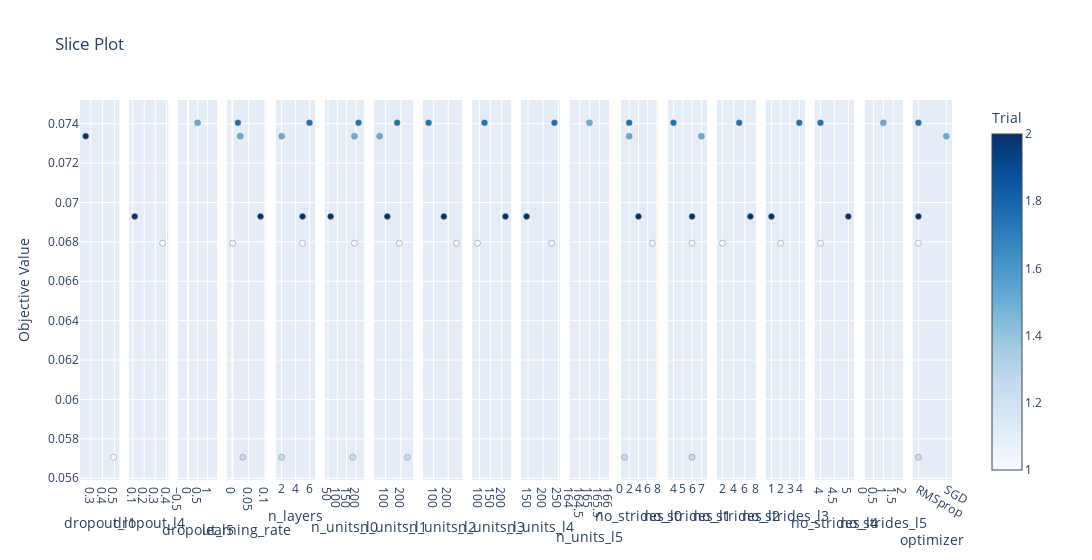

The notebook cell this image was saved under:
### Code cell
optuna.visualization.plot_slice(study)

### Figure 1 — Plotly figure (JSON) as saved in the notebook; plotly's stock layout.template omitted (floating-point values rounded to 4 significant figures)
{"data": [{"marker": {"color": [1, 2], "colorbar": {"title": {"text": "Trial"}, "x": 1, "xpad": 40}, "colorscale": [[0, "rgb(247,251,255)"], [0.125, "rgb(222,235,247)"], [0.25, "rgb(198,219,239)"], [0.375, "rgb(158,202,225)"], [0.5, "rgb(107,174,214)"], [0.625, "rgb(66,146,198)"], [0.75, "rgb(33,113,181)"], [0.875, "rgb(8,81,156)"], [1, "rgb(8,48,107)"]], "line": {"color": "Grey", "width": 0.5}, "showscale": true}, "mode": "markers", "showlegend": false, "type": "scatter", "x": [0.4933, 0.257], "xaxis": "x", "y": [0.05707, 0.07337], "yaxis": "y"}, {"marker": {"color": [0, 4], "colorbar": {"title": {"text": "Trial"}, "x": 1, "xpad": 40}, "colorscale": [[0, "rgb(247,251,255)"], [0.125, "rgb(222,235,247)"], [0.25, "rgb(198,219,239)"], [0.375, "rgb(158,202,225)"], [0.5, "rgb(107,174,214)"], [0.625, "rgb(66,146,198)"], [0.75, "rgb(33,113,181)"], [0.875, "rgb(8,81,156)"], [1, "rgb(8,48,107)"]], "line": {"color": "Grey", "width": 0.5}, "showscale": false}, "mode": "markers", "showlegend": false, "type": "scatter", "x": [0.3645, 0.116], "xaxis": "x2", "y": [0.06793, 0.06929], "yaxis": "y2"}, {"marker": {"color": [3], "colorbar": {"title": {"text": "Trial"}, "x": 1, "xpad": 40}, "colorscale": [[0, "rgb(247,251,255)"], [0.125, "rgb(222,235,247)"], [0.25, "rgb(198,219,239)"], [0.375, "rgb(158,202,225)"], [0.5, "rgb(107,174,214)"], [0.625, "rgb(66,146,198)"], [0.75, "rgb(33,113,181)"], [0.875, "rgb(8,81,156)"], [1, "rgb(8,48,107)"]], "line": {"color": "Grey", "width": 0.5}, "showscale": false}, "mode": "markers", "showlegend": false, "type": "scatter", "x": [0.4937], "xaxis": "x3", "y": [0.07405], "yaxis": "y3"}, {"marker": {"color": [0, 1, 2, 3, 4], "colorbar": {"title": {"text": "Trial"}, "x": 1, "xpad": 40}, "colorscale": [[0, "rgb(247,251,255)"], [0.125, "rgb(222,235,247)"], [0.25, "rgb(198,219,239)"], [0.375, "rgb(158,202,225)"], [0.5, "rgb(107,174,214)"], [0.625, "rgb(66,146,198)"], [0.75, "rgb(33,113,181)"], [0.875, "rgb(8,81,156)"], [1, "rgb(8,48,107)"]], "line": {"color": "Grey", "width": 0.5}, "showscale": false}, "mode": "markers", "showlegend": false, "type": "scatter", "x": [0.0008689, 0.03222, 0.02389, 0.01702, 0.08636], "xaxis": "x4", "y": [0.06793, 0.05707, 0.07337, 0.07405, 0.06929], "yaxis": "y4"}, {"marker": {"color": [0, 1, 2, 3, 4], "colorbar": {"title": {"text": "Trial"}, "x": 1, "xpad": 40}, "colorscale": [[0, "rgb(247,251,255)"], [0.125, "rgb(222,235,247)"], [0.25, "rgb(198,219,239)"], [0.375, "rgb(158,202,225)"], [0.5, "rgb(107,174,214)"], [0.625, "rgb(66,146,198)"], [0.75, "rgb(33,113,181)"], [0.875, "rgb(8,81,156)"], [1, "rgb(8,48,107)"]], "line": {"color": "Grey", "width": 0.5}, "showscale": false}, "mode": "markers", "showlegend": false, "type": "scatter", "x": [5, 2, 2, 6, 5], "xaxis": "x5", "y": [0.06793, 0.05707, 0.07337, 0.07405, 0.06929], "yaxis": "y5"}, {"marker": {"color": [0, 1, 2, 3, 4], "colorbar": {"title": {"text": "Trial"}, "x": 1, "xpad": 40}, "colorscale": [[0, "rgb(247,251,255)"], [0.125, "rgb(222,235,247)"], [0.25, "rgb(198,219,239)"], [0.375, "rgb(158,202,225)"], [0.5, "rgb(107,174,214)"], [0.625, "rgb(66,146,198)"], [0.75, "rgb(33,113,181)"], [0.875, "rgb(8,81,156)"], [1, "rgb(8,48,107)"]], "line": {"color": "Grey", "width": 0.5}, "showscale": false}, "mode": "markers", "showlegend": false, "type": "scatter", "x": [192, 183, 192, 214, 64], "xaxis": "x6", "y": [0.06793, 0.05707, 0.07337, 0.07405, 0.06929], "yaxis": "y6"}, {"marker": {"color": [0, 1, 2, 3, 4], "colorbar": {"title": {"text": "Trial"}, "x": 1, "xpad": 40}, "colorscale": [[0, "rgb(247,251,255)"], [0.125, "rgb(222,235,247)"], [0.25, "rgb(198,219,239)"], [0.375, "rgb(158,202,225)"], [0.5, "rgb(107,174,214)"], [0.625, "rgb(66,146,198)"], [0.75, "rgb(33,113,181)"], [0.875, "rgb(8,81,156)"], [1, "rgb(8,48,107)"]], "line": {"color": "Grey", "width": 0.5}, "showscale": false}, "mode": "markers", "showlegend": false, "type": "scatter", "x": [190, 243, 62, 176, 112], "xaxis": "x7", "y": [0.06793, 0.05707, 0.07337, 0.07405, 0.06929], "yaxis": "y7"}, {"marker": {"color": [0, 3, 4], "colorbar": {"title": {"text": "Trial"}, "x": 1, "xpad": 40}, "colorscale": [[0, "rgb(247,251,255)"], [0.125, "rgb(222,235,247)"], [0.25, "rgb(198,219,239)"], [0.375, "rgb(158,202,225)"], [0.5, "rgb(107,174,214)"], [0.625, "rgb(66,146,198)"], [0.75, "rgb(33,113,181)"], [0.875, "rgb(8,81,156)"], [1, "rgb(8,48,107)"]], "line": {"color": "Grey", "width": 0.5}, "showscale": false}, "mode": "markers", "showlegend": false, "type": "scatter", "x": [256, 66, 170], "xaxis": "x8", "y": [0.06793, 0.07405, 0.06929], "yaxis": "y8"}, {"marker": {"color": [0, 3, 4], "colorbar": {"title": {"text": "Trial"}, "x": 1, "xpad": 40}, "colorscale": [[0, "rgb(247,251,255)"], [0.125, "rgb(222,235,247)"], [0.25, "rgb(198,219,239)"], [0.375, "rgb(158,202,225)"], [0.5, "rgb(107,174,214)"], [0.625, "rgb(66,146,198)"], [0.75, "rgb(33,113,181)"], [0.875, "rgb(8,81,156)"], [1, "rgb(8,48,107)"]], "line": {"color": "Grey", "width": 0.5}, "showscale": false}, "mode": "markers", "showlegend": false, "type": "scatter", "x": [92, 123, 217], "xaxis": "x9", "y": [0.06793, 0.07405, 0.06929], "yaxis": "y9"}, {"marker": {"color": [0, 3, 4], "colorbar": {"title": {"text": "Trial"}, "x": 1, "xpad": 40}, "colorscale": [[0, "rgb(247,251,255)"], [0.125, "rgb(222,235,247)"], [0.25, "rgb(198,219,239)"], [0.375, "rgb(158,202,225)"], [0.5, "rgb(107,174,214)"], [0.625, "rgb(66,146,198)"], [0.75, "rgb(33,113,181)"], [0.875, "rgb(8,81,156)"], [1, "rgb(8,48,107)"]], "line": {"color": "Grey", "width": 0.5}, "showscale": false}, "mode": "markers", "showlegend": false, "type": "scatter", "x": [228, 237, 145], "xaxis": "x10", "y": [0.06793, 0.07405, 0.06929], "yaxis": "y10"}, {"marker": {"color": [3], "colorbar": {"title": {"text": "Trial"}, "x": 1, "xpad": 40}, "colorscale": [[0, "rgb(247,251,255)"], [0.125, "rgb(222,235,247)"], [0.25, "rgb(198,219,239)"], [0.375, "rgb(158,202,225)"], [0.5, "rgb(107,174,214)"], [0.625, "rgb(66,146,198)"], [0.75, "rgb(33,113,181)"], [0.875, "rgb(8,81,156)"], [1, "rgb(8,48,107)"]], "line": {"color": "Grey", "width": 0.5}, "showscale": false}, "mode": "markers", "showlegend": false, "type": "scatter", "x": [165], "xaxis": "x11", "y": [0.07405], "yaxis": "y11"}, {"marker": {"color": [0, 1, 2, 3, 4], "colorbar": {"title": {"text": "Trial"}, "x": 1, "xpad": 40}, "colorscale": [[0, "rgb(247,251,255)"], [0.125, "rgb(222,235,247)"], [0.25, "rgb(198,219,239)"], [0.375, "rgb(158,202,225)"], [0.5, "rgb(107,174,214)"], [0.625, "rgb(66,146,198)"], [0.75, "rgb(33,113,181)"], [0.875, "rgb(8,81,156)"], [1, "rgb(8,48,107)"]], "line": {"color": "Grey", "width": 0.5}, "showscale": false}, "mode": "markers", "showlegend": false, "type": "scatter", "x": [7, 1, 2, 2, 4], "xaxis": "x12", "y": [0.06793, 0.05707, 0.07337, 0.07405, 0.06929], "yaxis": "y12"}, {"marker": {"color": [0, 1, 2, 3, 4], "colorbar": {"title": {"text": "Trial"}, "x": 1, "xpad": 40}, "colorscale": [[0, "rgb(247,251,255)"], [0.125, "rgb(222,235,247)"], [0.25, "rgb(198,219,239)"], [0.375, "rgb(158,202,225)"], [0.5, "rgb(107,174,214)"], [0.625, "rgb(66,146,198)"], [0.75, "rgb(33,113,181)"], [0.875, "rgb(8,81,156)"], [1, "rgb(8,48,107)"]], "line": {"color": "Grey", "width": 0.5}, "showscale": false}, "mode": "markers", "showlegend": false, "type": "scatter", "x": [6, 6, 7, 4, 6], "xaxis": "x13", "y": [0.06793, 0.05707, 0.07337, 0.07405, 0.06929], "yaxis": "y13"}, {"marker": {"color": [0, 3, 4], "colorbar": {"title": {"text": "Trial"}, "x": 1, "xpad": 40}, "colorscale": [[0, "rgb(247,251,255)"], [0.125, "rgb(222,235,247)"], [0.25, "rgb(198,219,239)"], [0.375, "rgb(158,202,225)"], [0.5, "rgb(107,174,214)"], [0.625, "rgb(66,146,198)"], [0.75, "rgb(33,113,181)"], [0.875, "rgb(8,81,156)"], [1, "rgb(8,48,107)"]], "line": {"color": "Grey", "width": 0.5}, "showscale": false}, "mode": "markers", "showlegend": false, "type": "scatter", "x": [2, 5, 7], "xaxis": "x14", "y": [0.06793, 0.07405, 0.06929], "yaxis": "y14"}, {"marker": {"color": [0, 3, 4], "colorbar": {"title": {"text": "Trial"}, "x": 1, "xpad": 40}, "colorscale": [[0, "rgb(247,251,255)"], [0.125, "rgb(222,235,247)"], [0.25, "rgb(198,219,239)"], [0.375, "rgb(158,202,225)"], [0.5, "rgb(107,174,214)"], [0.625, "rgb(66,146,198)"], [0.75, "rgb(33,113,181)"], [0.875, "rgb(8,81,156)"], [1, "rgb(8,48,107)"]], "line": {"color": "Grey", "width": 0.5}, "showscale": false}, "mode": "markers", "showlegend": false, "type": "scatter", "x": [2, 4, 1], "xaxis": "x15", "y": [0.06793, 0.07405, 0.06929], "yaxis": "y15"}, {"marker": {"color": [0, 3, 4], "colorbar": {"title": {"text": "Trial"}, "x": 1, "xpad": 40}, "colorscale": [[0, "rgb(247,251,255)"], [0.125, "rgb(222,235,247)"], [0.25, "rgb(198,219,239)"], [0.375, "rgb(158,202,225)"], [0.5, "rgb(107,174,214)"], [0.625, "rgb(66,146,198)"], [0.75, "rgb(33,113,181)"], [0.875, "rgb(8,81,156)"], [1, "rgb(8,48,107)"]], "line": {"color": "Grey", "width": 0.5}, "showscale": false}, "mode": "markers", "showlegend": false, "type": "scatter", "x": [4, 4, 5], "xaxis": "x16", "y": [0.06793, 0.07405, 0.06929], "yaxis": "y16"}, {"marker": {"color": [3], "colorbar": {"title": {"text": "Trial"}, "x": 1, "xpad": 40}, "colorscale": [[0, "rgb(247,251,255)"], [0.125, "rgb(222,235,247)"], [0.25, "rgb(198,219,239)"], [0.375, "rgb(158,202,225)"], [0.5, "rgb(107,174,214)"], [0.625, "rgb(66,146,198)"], [0.75, "rgb(33,113,181)"], [0.875, "rgb(8,81,156)"], [1, "rgb(8,48,107)"]], "line": {"color": "Grey", "width": 0.5}, "showscale": false}, "mode": "markers", "showlegend": false, "type": "scatter", "x": [1], "xaxis": "x17", "y": [0.07405], "yaxis": "y17"}, {"marker": {"color": [0, 1, 2, 3, 4], "colorbar": {"title": {"text": "Trial"}, "x": 1, "xpad": 40}, "colorscale": [[0, "rgb(247,251,255)"], [0.125, "rgb(222,235,247)"], [0.25, "rgb(198,219,239)"], [0.375, "rgb(158,202,225)"], [0.5, "rgb(107,174,214)"], [0.625, "rgb(66,146,198)"], [0.75, "rgb(33,113,181)"], [0.875, "rgb(8,81,156)"], [1, "rgb(8,48,107)"]], "line": {"color": "Grey", "width": 0.5}, "showscale": false}, "mode": "markers", "showlegend": false, "type": "scatter", "x": ["RMSprop", "RMSprop", "SGD", "RMSprop", "RMSprop"], "xaxis": "x18", "y": [0.06793, 0.05707, 0.07337, 0.07405, 0.06929], "yaxis": "y18"}], "layout": {"title": {"text": "Slice Plot"}, "width": 5400, "xaxis": {"anchor": "y", "domain": [0, 0.04506], "title": {"text": "dropout_l1"}}, "xaxis10": {"anchor": "y10", "domain": [0.5056, 0.5506], "title": {"text": "n_units_l4"}}, "xaxis11": {"anchor": "y11", "domain": [0.5617, 0.6068], "title": {"text": "n_units_l5"}}, "xaxis12": {"anchor": "y12", "domain": [0.6179, 0.663], "title": {"text": "no_strides_l0"}}, "xaxis13": {"anchor": "y13", "domain": [0.6741, 0.7191], "title": {"text": "no_strides_l1"}}, "xaxis14": {"anchor": "y14", "domain": [0.7302, 0.7753], "title": {"text": "no_strides_l2"}}, "xaxis15": {"anchor": "y15", "domain": [0.7864, 0.8315], "title": {"text": "no_strides_l3"}}, "xaxis16": {"anchor": "y16", "domain": [0.8426, 0.8877], "title": {"text": "no_strides_l4"}}, "xaxis17": {"anchor": "y17", "domain": [0.8988, 0.9438], "title": {"text": "no_strides_l5"}}, "xaxis18": {"anchor": "y18", "domain": [0.9549, 1], "title": {"text": "optimizer"}}, "xaxis2": {"anchor": "y2", "domain": [0.05617, 0.1012], "title": {"text": "dropout_l4"}}, "xaxis3": {"anchor": "y3", "domain": [0.1123, 0.1574], "title": {"text": "dropout_l5"}}, "xaxis4": {"anchor": "y4", "domain": [0.1685, 0.2136], "title": {"text": "learning_rate"}}, "xaxis5": {"anchor": "y5", "domain": [0.2247, 0.2698], "title": {"text": "n_layers"}}, "xaxis6": {"anchor": "y6", "domain": [0.2809, 0.3259], "title": {"text": "n_units_l0"}}, "xaxis7": {"anchor": "y7", "domain": [0.337, 0.3821], "title": {"text": "n_units_l1"}}, "xaxis8": {"anchor": "y8", "domain": [0.3932, 0.4383], "title": {"text": "n_units_l2"}}, "xaxis9": {"anchor": "y9", "domain": [0.4494, 0.4944], "title": {"text": "n_units_l3"}}, "yaxis": {"anchor": "x", "domain": [0, 1], "title": {"text": "Objective Value"}}, "yaxis10": {"anchor": "x10", "domain": [0, 1], "matches": "y", "showticklabels": false}, "yaxis11": {"anchor": "x11", "domain": [0, 1], "matches": "y", "showticklabels": false}, "yaxis12": {"anchor": "x12", "domain": [0, 1], "matches": "y", "showticklabels": false}, "yaxis13": {"anchor": "x13", "domain": [0, 1], "matches": "y", "showticklabels": false}, "yaxis14": {"anchor": "x14", "domain": [0, 1], "matches": "y", "showticklabels": false}, "yaxis15": {"anchor": "x15", "domain": [0, 1], "matches": "y", "showticklabels": false}, "yaxis16": {"anchor": "x16", "domain": [0, 1], "matches": "y", "showticklabels": false}, "yaxis17": {"anchor": "x17", "domain": [0, 1], "matches": "y", "showticklabels": false}, "yaxis18": {"anchor": "x18", "domain": [0, 1], "matches": "y", "showticklabels": false}, "yaxis2": {"anchor": "x2", "domain": [0, 1], "matches": "y", "showticklabels": false}, "yaxis3": {"anchor": "x3", "domain": [0, 1], "matches": "y", "showticklabels": false}, "yaxis4": {"anchor": "x4", "domain": [0, 1], "matches": "y", "showticklabels": false}, "yaxis5": {"anchor": "x5", "domain": [0, 1], "matches": "y", "showticklabels": false}, "yaxis6": {"anchor": "x6", "domain": [0, 1], "matches": "y", "showticklabels": false}, "yaxis7": {"anchor": "x7", "domain": [0, 1], "matches": "y", "showticklabels": false}, "yaxis8": {"anchor": "x8", "domain": [0, 1], "matches": "y", "showticklabels": false}, "yaxis9": {"anchor": "x9", "domain": [0, 1], "matches": "y", "showticklabels": false}}}
